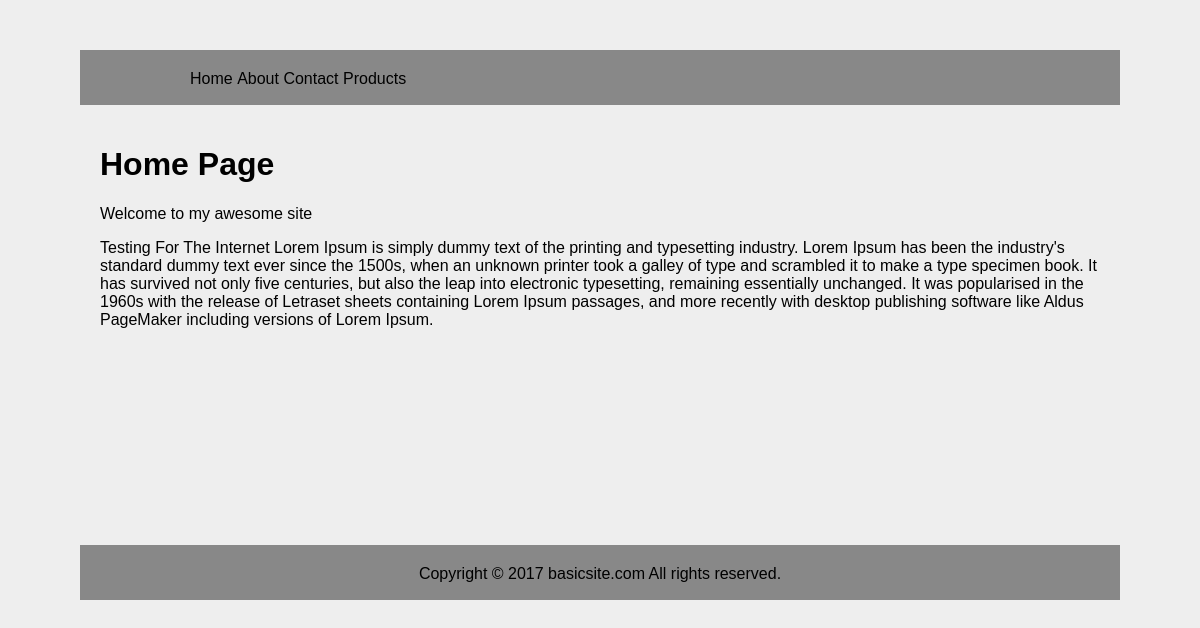
The page / on the database its author committed.
### tables this page shows
CREATE TABLE `pagedata` (
  `id` int(11) NOT NULL,
  `title` text NOT NULL,
  `page` text NOT NULL,
  `text1` text NOT NULL,
  `text2` text NOT NULL
);

### application/controllers/site.php (called while the page is built, shortened)
<?php defined('BASEPATH') OR exit('No direct script access allowed');
class Site extends CI_Controller {
    public function index()
    {
        $this->home();
    }
    public function home()
    {
        $this->load->model("model_get");
        $data["results"] = $this->model_get->getData("home");
        $this->load->view("site_header",$data);
        $this->load->view("site_nav");
        $this->load->view("content_home",$data);
        $this->load->view("site_footer");
    }
}
?>

### index.php (called while the page is built, shortened)
<?php
require_once BASEPATH.'core/CodeIgniter.php';

### application/models/model_get.php (called while the page is built)
<?php
   class Model_get extends CI_Model{
   	function getData($page){
   		$query = $this->db->get_where("pageData",array("page" => $page));
   		return $query->result();
   	}
   }
?>

### application/views/content_home.php (the view)
<div id="content">
        <?php
           foreach ($results as $row) {
           	$title = $row->title;
           	$text1 = $row->text1;
           	$text2 = $row->text2;
           }
           echo heading($title,1);
        ?>
        <p><?php echo $text1; ?></p>
        <p><?php echo $text2; ?></p>
</div>

### application/views/site_header.php (shortened to what this page needs)
<?php echo doctype("html5"); ?>
<html lang="en">
<head>
    <link rel="stylesheet" type="text/css" href="<?php echo base_url() ?>styles/style.css">
</head>

### application/views/site_nav.php
<body>
<div id="container">
     <div id="nav">
         <ul>
             <li><a href="<?php echo base_url(); ?>site/home">Home</a></li>
             <li><a href="<?php echo base_url(); ?>site/about">About</a></li>
             <li><a href="<?php echo base_url(); ?>site/contact">Contact</a></li>
             <li><a href="<?php echo base_url(); ?>site/products">Products</a></li>
         </ul>
     </div>

### application/views/site_footer.php
    <div id="footer">
        <p> Copyright &copy; 2017 basicsite.com All rights reserved.</p>
    </div>
</div>
</body>
</html>

### styles/style.css (style rules this page uses)
body,html { margin: 0; padding: 0; }
body { background-color: #EEE; }
h1,h2,h3,h4,p,a,li,ul { font-family: arial,sans-serif; color: black; text-decoration: none; }
#nav { margin: 50px auto 0 auto; width: 1000px; background-color: #888; height: 15px; padding: 20px; }
#nav ul { list-style: none; float: left; margin: 0 50px; }
#nav ul li { display: inline; }
#content { width: 1000px; min-height: 400px; margin: 0 auto; padding: 20px; }
#footer { background-color: #888; text-align: center; width: 1000px; height: 15px; margin: 0 auto; padding: 20px; }
#footer p { margin: 0; }

### rows shown on the page
pagedata: title "Home Page", text1 "Welcome to my awesome site", text2 "Testing For The Internet Lorem Ipsum is simply dummy text of the printing and typesetting industry. Lorem Ipsum has been the industry's standard dummy text ever since the 1500s, when an unknown printer took a galley of type and scrambled it to make a type specimen book. It has survived not only five centuries, but also the leap into electronic typesetting, remaining essentially unchanged. It was popularised in the 1960s with the release of Letraset sheets containing Lorem Ipsum passages, and more recently with desktop publishing software like Aldus PageMaker including versions of Lorem Ipsum."
